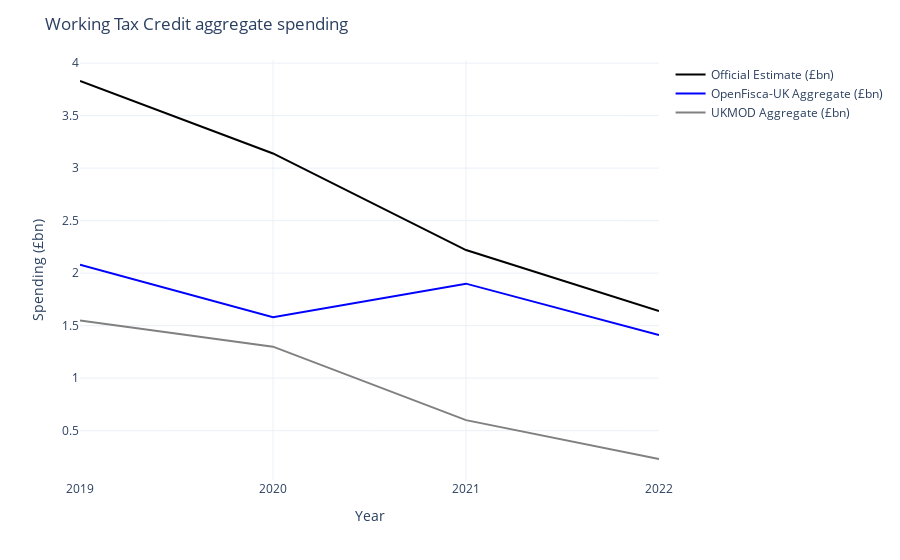

The code cell stored with this chart in its notebook:
### Code cell
import plotly.express as px

px.line(
    aggregates,
    x="Year",
    y=[
        OFFICIAL,
        OPENFISCA_UK,
        UKMOD,
    ],
    color_discrete_map={
        OPENFISCA_UK: "blue",
        OFFICIAL: "black",
        UKMOD: "grey",
    },
).update_layout(
    template="plotly_white",
    title="Working Tax Credit aggregate spending",
    xaxis_tickvals=list(range(2018, 2023)),
    yaxis_title="Spending (£bn)",
    legend_title="",
)

### Figure 1 — Plotly figure (JSON) as saved in the notebook; plotly's stock layout.template omitted (floating-point values rounded to 4 significant figures)
{"data": [{"hovertemplate": "variable=Official Estimate (£bn)<br>Year=%{x}<br>value=%{y}<extra></extra>", "legendgroup": "Official Estimate (£bn)", "line": {"color": "black", "dash": "solid"}, "marker": {"symbol": "circle"}, "mode": "lines", "name": "Official Estimate (£bn)", "orientation": "v", "showlegend": true, "type": "scatter", "x": [2019, 2020, 2021, 2022], "xaxis": "x", "y": [3.83, 3.14, 2.22, 1.64], "yaxis": "y"}, {"hovertemplate": "variable=OpenFisca-UK Aggregate (£bn)<br>Year=%{x}<br>value=%{y}<extra></extra>", "legendgroup": "OpenFisca-UK Aggregate (£bn)", "line": {"color": "blue", "dash": "solid"}, "marker": {"symbol": "circle"}, "mode": "lines", "name": "OpenFisca-UK Aggregate (£bn)", "orientation": "v", "showlegend": true, "type": "scatter", "x": [2019, 2020, 2021, 2022], "xaxis": "x", "y": [2.08, 1.58, 1.9, 1.41], "yaxis": "y"}, {"hovertemplate": "variable=UKMOD Aggregate (£bn)<br>Year=%{x}<br>value=%{y}<extra></extra>", "legendgroup": "UKMOD Aggregate (£bn)", "line": {"color": "grey", "dash": "solid"}, "marker": {"symbol": "circle"}, "mode": "lines", "name": "UKMOD Aggregate (£bn)", "orientation": "v", "showlegend": true, "type": "scatter", "x": [2019, 2020, 2021, 2022], "xaxis": "x", "y": [1.55, 1.3, 0.6, 0.23], "yaxis": "y"}], "layout": {"autosize": true, "legend": {"title": {"text": ""}, "tracegroupgap": 0}, "margin": {"t": 60}, "title": {"text": "Working Tax Credit aggregate spending"}, "xaxis": {"anchor": "y", "autorange": true, "domain": [0, 1], "range": [2019, 2022], "tickvals": [2018, 2019, 2020, 2021, 2022], "title": {"text": "Year"}, "type": "linear"}, "yaxis": {"anchor": "x", "autorange": true, "domain": [0, 1], "range": [0.03, 4.03], "title": {"text": "Spending (£bn)"}, "type": "linear"}}}
